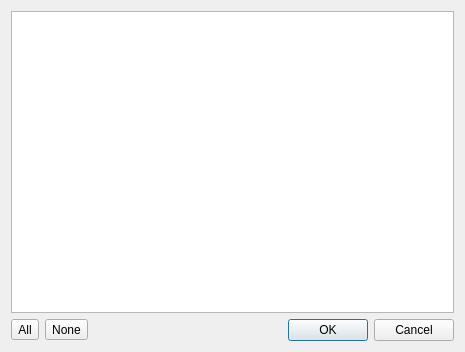
<?xml version="1.0" encoding="UTF-8"?>
<ui version="4.0">
 <class>EntitySelectWidget</class>
 <widget class="QDialog" name="EntitySelectWidget">
  <property name="geometry">
   <rect>
    <x>0</x>
    <y>0</y>
    <width>465</width>
    <height>352</height>
   </rect>
  </property>
  <property name="sizePolicy">
   <sizepolicy hsizetype="Expanding" vsizetype="Expanding">
    <horstretch>0</horstretch>
    <verstretch>0</verstretch>
   </sizepolicy>
  </property>
  <property name="windowTitle">
   <string>treehouse: swing</string>
  </property>
  <property name="modal">
   <bool>true</bool>
  </property>
  <layout class="QVBoxLayout" name="verticalLayout">
   <item>
    <widget class="QListWidget" name="listWidget">
     <property name="autoFillBackground">
      <bool>true</bool>
     </property>
     <property name="showDropIndicator" stdset="0">
      <bool>false</bool>
     </property>
     <property name="alternatingRowColors">
      <bool>true</bool>
     </property>
     <property name="selectionMode">
      <enum>QAbstractItemView::MultiSelection</enum>
     </property>
     <property name="selectionBehavior">
      <enum>QAbstractItemView::SelectRows</enum>
     </property>
     <property name="sortingEnabled">
      <bool>true</bool>
     </property>
    </widget>
   </item>
   <item>
    <layout class="QHBoxLayout" name="horizontalLayout">
     <item>
      <widget class="QToolButton" name="toolButtonSelectAll">
       <property name="text">
        <string>All</string>
       </property>
      </widget>
     </item>
     <item>
      <widget class="QToolButton" name="toolButtonSelectNone">
       <property name="text">
        <string>None</string>
       </property>
      </widget>
     </item>
     <item>
      <spacer name="horizontalSpacer">
       <property name="orientation">
        <enum>Qt::Horizontal</enum>
       </property>
       <property name="sizeHint" stdset="0">
        <size>
         <width>40</width>
         <height>20</height>
        </size>
       </property>
      </spacer>
     </item>
     <item>
      <widget class="QPushButton" name="pushButtonOK">
       <property name="text">
        <string>OK</string>
       </property>
      </widget>
     </item>
     <item>
      <widget class="QPushButton" name="pushButtonCancel">
       <property name="text">
        <string>Cancel</string>
       </property>
      </widget>
     </item>
    </layout>
   </item>
  </layout>
 </widget>
 <resources/>
 <connections/>
</ui>
